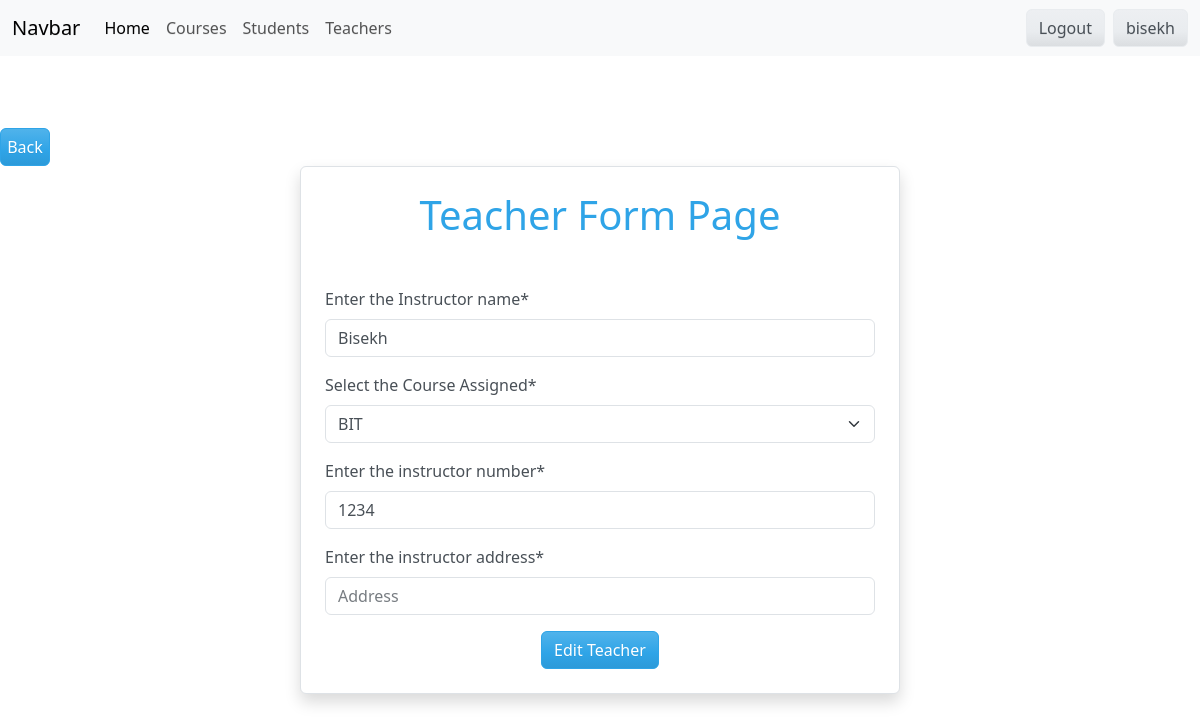
Page /editTeacher/1 (signed in) on the earlier database version.
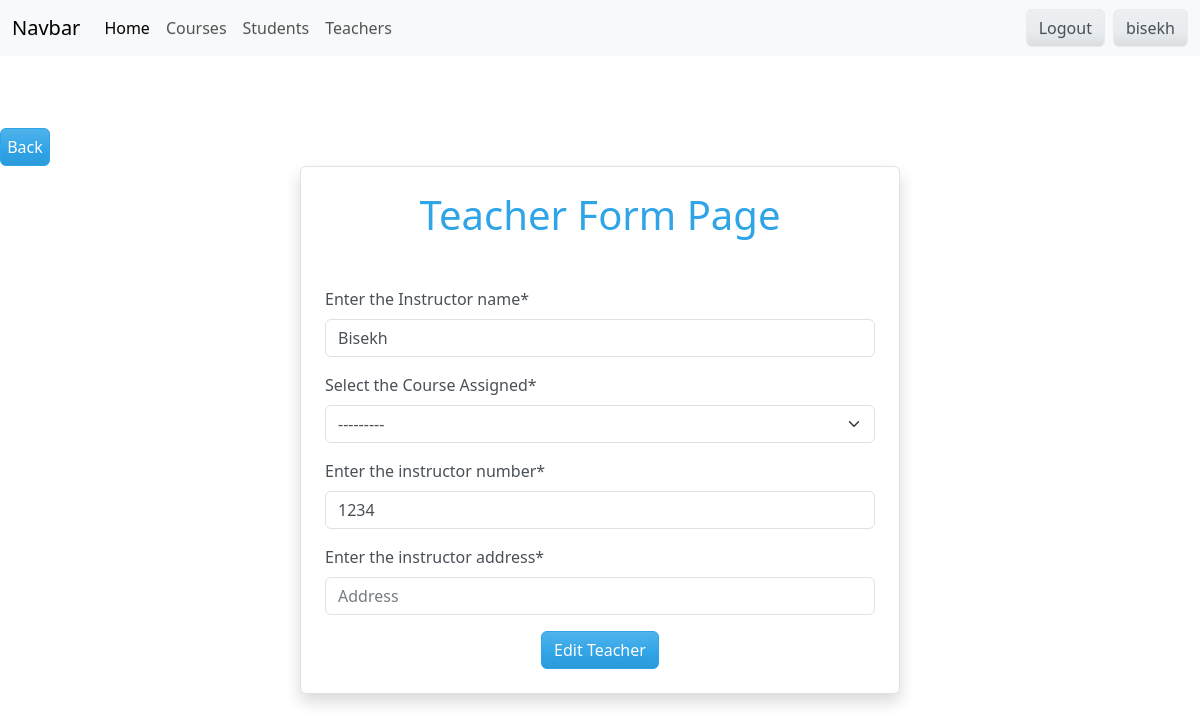
Same page on the later database version.
### course/models.py (models this page shows, shortened)
class Instructor_Available(models.Model):
    Instructor_name = models.CharField(max_length=200)
    joined_in = models.DateTimeField(auto_now_add=True)
    course_assigned =models.ForeignKey('Course_Available',on_delete=models.SET_NULL,blank=True,null=True)
    instructor_number = models.CharField(max_length=5)
    address = models.CharField(max_length=50)

### teacher/views.py (the view)
# urls.py: path('editTeacher/<int:pk>',views.edit_teacher,name='editTeacher'),
def edit_teacher(request,pk):
    if request.user.is_authenticated:
        getTeacher = Instructor_Available.objects.get(id=pk)
        form = CreateTeacherForm(request.POST or None,instance=getTeacher)
        if form.is_valid():
            form.save()
            messages.success(request,'Teacher updated successfully')
            return redirect('teacher')
        return render(request,'editTeacher.html',{
            'form':form
        })
    else:
        messages.success(request,'You have to be logged In')
        return redirect('home')

### teacher/forms.py
class CreateTeacherForm(models.ModelForm):
    Instructor_name =forms.CharField(required=True,widget=forms.TextInput(attrs={'placeholder':'Instructor Name', 'class':'form-control'}),label="Enter the Instructor name")
    course_assigned = forms.ModelChoiceField(
        queryset=Course_Available.objects.all(),
        widget=forms.Select(attrs={'class': 'form-control'}),
        label="Select the Course Assigned"
    )
    instructor_number =forms.CharField(required=True,widget=forms.TextInput(attrs={'placeholder':'12345', 'class':'form-control'}),label="Enter the instructor number")
    address =forms.CharField(required=True,widget=forms.TextInput(attrs={'placeholder':'Address', 'class':'form-control'}),label="Enter the instructor address")
    class Meta:
        model = Instructor_Available
        fields = ['Instructor_name','course_assigned','instructor_number','instructor_number']

### course/models.py (called while the page is built)
    def __str__(self):
        return self.title

### templates/editTeacher.html (shortened to what this page needs)
{% extends 'base.html' %}
{% load crispy_forms_tags %}
{% block content %}
<a
  href="{% url 'teacher' %}"
  class="d-flex justify-content-center align-items-center btn btn-primary"
  style="width: 50px"
  >Back</a
>
<div class="d-flex justify-content-center align-items-center mb-5">
  <div class="card shadow border p-4 w-50">
    <h1 class="text-center mb-4">Teacher Form Page</h1>
    <form method="post">
      <br />
      {{ form|crispy }}
      <div class="text-center mt-3">
        <button type="submit" class="btn btn-primary">Edit Teacher</button>
      </div>
    </form>
  </div>
</div>
{% endblock %}

Differences in the rows shown:
changed Instructor_Available "Bisekh": course_assigned "BIT" → "---------"
